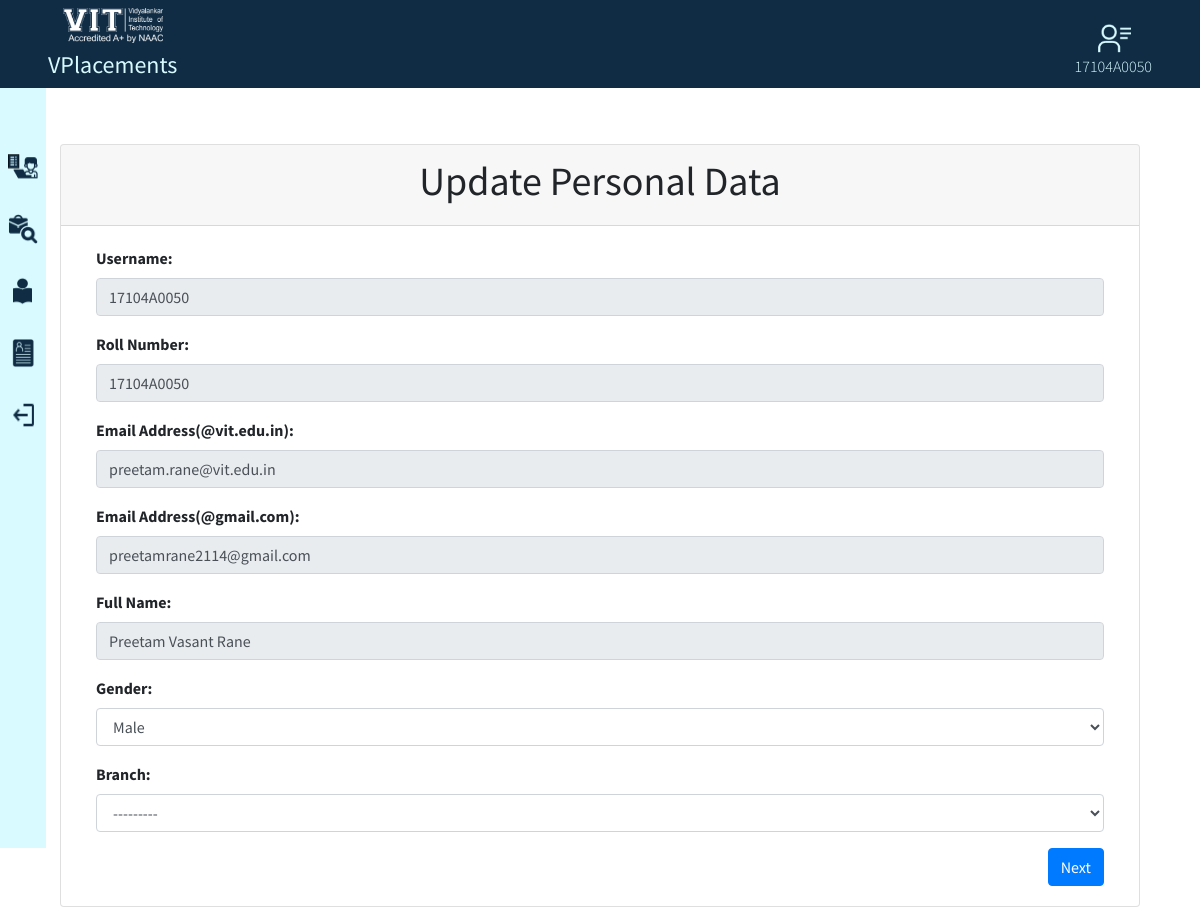
Page /student/update_personal/17104A0050/ (signed in) on the earlier database version.
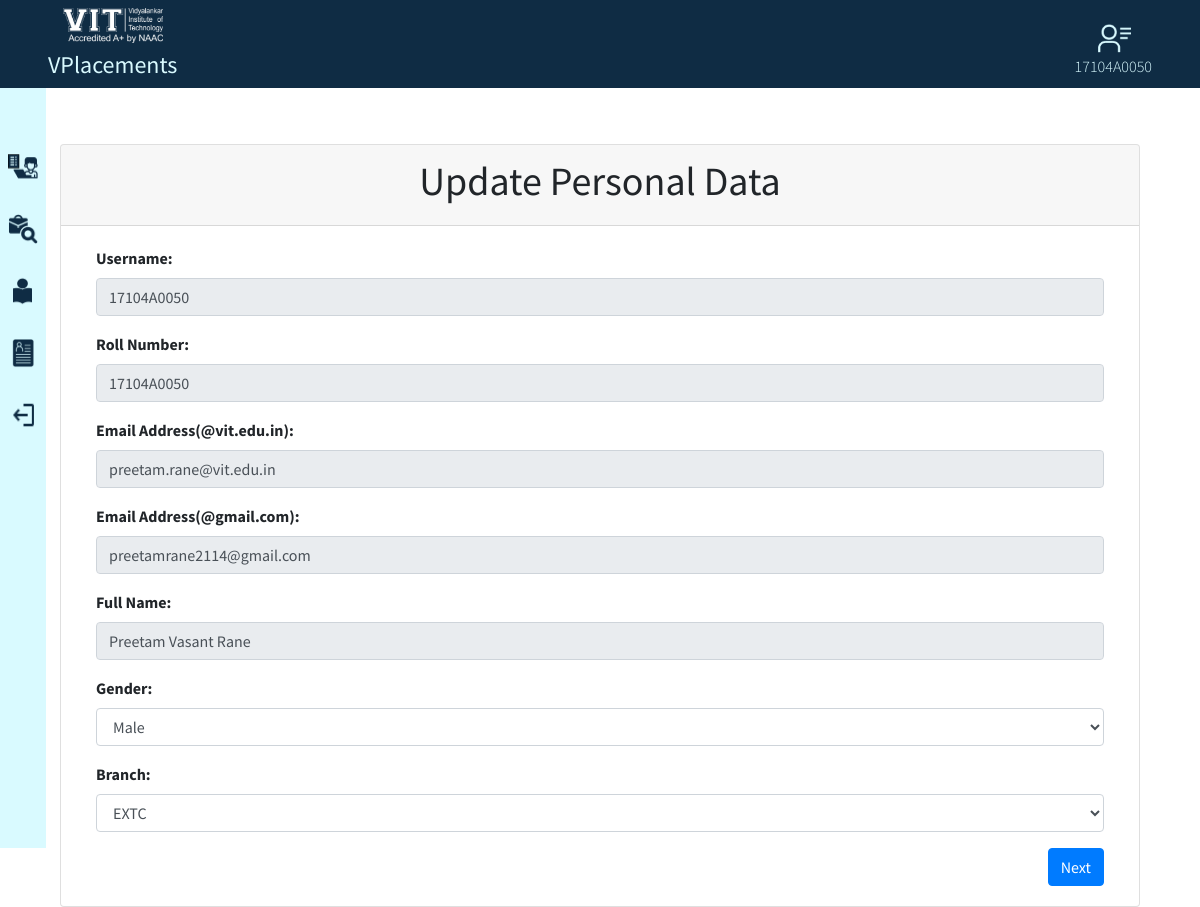
Same page on the later database version.
### DMS_Student/models.py (models this page shows, shortened)
class Student(models.Model):
    roll_no = models.CharField(primary_key=True ,max_length=20, null=False)
    phone = models.CharField(max_length=10, null=True)
    skills = models.TextField(max_length=500, null=False)
    age=models.IntegerField(validators=[MaxValueValidator(99)],null=True)
    gender=models.CharField(max_length=15,choices=sorted({
        ("Male","Male"),("Female","Female"),("Other","Other")
    }),null=True)
    branch=models.CharField(max_length=12,choices=sorted({
        ("INFT", "INFT"),("CMPN","CMPN"),("EXTC","EXTC"),("ETRX","ETRX"),("BIOM","BIOM")
    }),null=True)
    div=models.CharField(max_length=12,choices=sorted({
        ("A","A"),("B","B"),("C","C")
    }),null=True)
    corresponding_address=models.TextField(max_length=500,null=True)
    permanent_address=models.TextField(max_length=500,null=True)
    date_of_birth = models.DateField(null=True)
    gmail=models.EmailField(null=True)
    residence_phone= models.CharField(max_length=10, null=True)
    pan_card_no=models.CharField(max_length=10,null=True)
    aadhar_no=models.CharField(max_length=12,null=True)
    passport_no=models.CharField(max_length=9,null=True)
    year_of_graduation=models.CharField(max_length=4,null=True,db_index=True)
    disability=models.BooleanField(null=True)
    type_of_disability=models.CharField(max_length=100,null=True)
    father_name = models.CharField(max_length=50, null=True)
    mother_name=models.CharField(max_length=50,null=True)
    father_occupation=models.CharField(max_length=50,null=True)
    mother_occupation=models.CharField(max_length=50,null=True)
    co_curriculum_activities=models.CharField(max_length=100,null=True)
    extra_curriculum_activities=models.CharField(max_length=100,null=True)
    hobbies=models.CharField(max_length=150,null=True)
    profile_photo=models.URLField(null=True)
    resume=models.URLField(null=True)
    facebook=models.URLField(null=True)
    linkdin=models.URLField(null=True)
    github=models.URLField(null=True)
    other=models.CharField(max_length=150,null=True)
    is_email_verified=models.BooleanField(default=False,null=True)

### DMS_Student/views.py (the view, shortened to what this page needs)
# urls.py: path('student/update_personal/<str:pk>/', views.update_personal, name="update_personal"),
@login_required(login_url='login')
def update_personal(request, pk):
    student = Student.objects.get(roll_no=pk)
    user = User.objects.get(username=pk)
    student_form = StudentForm(instance=student)
    content = {'student_form':student_form, 'student':student, 'user':user}
    return render(request, 'student/update_personal.html', content)

### DMS_Student/form.py
class StudentForm(ModelForm):
    class Meta:
        model=Student
        fields='__all__'

### DMS_Student/templates/student/update_personal.html (shortened to what this page needs)
{% extends 'student/base.html' %}
{% load static %}
{% block content %}
<div class="container mt-5">
    <div class="card">
        <div class="card-header text-center">
            <h1>Update Personal Data</h1>
        </div>
        <div class="card-body">
            <form method="POST" action="{% url 'update_personal' user.username%}" enctype="multipart/form-data">
                <div class="container" id="first">
                    <div class="mb-3">
                        <label for="username"><strong>Username:</strong></label>
                        <input type="text" name="username" id="username" value="{{ user.username }}" disabled>
                    </div>
                    <div class="mb-3">
                        <label><strong>Roll Number:</strong></label>
                        {{student_form.roll_no}}
                    </div>
                    <div class="mb-3">
                        <label for="email"><strong>Email Address(@vit.edu.in):</strong></label>
                        <input type="text" name="email" id="email" value="{{ user.email }}" disabled>
                    </div>
                    <div class="mb-3">
                        <label><strong>Email Address(@gmail.com):</strong></label>
                        {{student_form.gmail}}
                    </div>
                    <div class="mb-3">
                        <label for="first_name"><strong>Full Name:</strong></label>
                        <input type="text" name="first_name" id="first_name" value="{{ user.first_name }}" disabled>
                    </div>
                    <div class="mb-3">
                        <label><strong>Gender:</strong></label>
                        {{student_form.gender}}
                    </div>
                    <div class="mb-3">
                        <label><strong>Branch:</strong></label>
                        {{student_form.branch}}
                    </div>
                    <div class="float-right">
                        <button type="button" id="next1" class="btn btn-primary">Next</button>
                    </div>
                </div>
            </form>
        </div>
    </div>
</div>
{% endblock %}

### DMS_Student/templates/student/base.html (shortened to what this page needs)
<!DOCTYPE html>
{% load static %}
<html lang="en">
<head>
  <link rel="stylesheet" href="https://maxcdn.bootstrapcdn.com/bootstrap/4.5.2/css/bootstrap.min.css">
  <link rel="stylesheet" href="{% static 'css/base.css'%}">
  <link rel="stylesheet" href="{% static 'css/navbar/upperBar.css'%}">
</head>
<body>
  {% include "student/upperNav.html" %}
    {% include "student/nav.html" %}
    <div class="container mt-5 pt-5" id="base">
      {% block content %}
      {% endblock %}
    </div>
</body>
</html>

### DMS_Student/templates/student/upperNav.html (shortened to what this page needs)
{% load static %}
<nav style="background-color: #0F2C44; height: auto;" id="upper-nav" class="py-2">
    <div class="d-flex justify-content-between">
        <span class="text-center">
            <img src="{% static 'images/vitLogo.png' %}" class="ml-5" width="100" height="35" alt="vit">
            <h4 style="color: #D9FAFF; font-weight: 400;" class="ml-5 mt-2 mb-0">VPlacements</h4>
        </span>
        <a href="{% url 'profile' %}" style="text-decoration: none;" class="text-center" style="cursor: pointer;"
            id="profile-btn">
            <img src="{% static 'images/carbon_user-profile.png' %}" class="mr-5 mt-3" width="35" height="30"
                alt="profile">
            <p style="color: #D9FAFF; font-weight: 300;" class="mb-0  mr-5">{{user.username}}</p>
        </a>
    </div>
</nav>

### DMS_Student/templates/student/nav.html (shortened to what this page needs)
{% load static %}
<nav class="side-nav" style="max-width: 16.666667%; height: 100vh; background-color: #D9FAFF;position: fixed; left: 0;"
  id="nav">
  <ul style="list-style: none;" class="mt-5 p-0 pt-3">
    <li class="nav-li nav-links-item mb-3 p-2">
    </li>
    <li class="nav-li nav-links-item mb-3 p-2">
      <div class="row">
        <div class="col-md-12 text-center">
          <img src="{% static 'images/internship.png' %}" class="nav-item-img" alt="img">
        </div>
      </div>
    </li>
    <li class="nav-li nav-links-item mb-3 p-2">
      <div class="row">
        <div class="col-md-12 text-center">
          <img src="{% static 'images/jobs.png' %}" class="nav-item-img" alt="img">
        </div>
      </div>
    </li>
    <li class="nav-li nav-links-item mb-3 p-2">
      <div class="row">
        <div class="col-md-12 text-center">
          <img src="{% static 'images/preparation.png' %}" style="width: 20px;" class="nav-item-img" alt="img">
        </div>
      </div>
    </li>
    <li class="nav-li nav-links-item mb-3 p-2">
      <div class="row">
        <div class="col-md-12 text-center">
          <img src="{% static 'images/application.png' %}" style="width: 23px;" class="nav-item-img" alt="img">
        </div>
      </div>
    </li>
    <li class="nav-li nav-links-item mb-3 p-2">
      <div class="row">
        <div class="col-md-12 text-center">
          <img src="{% static 'images/logout.png' %}" style="width: 25px;" class="nav-item-img" alt="img">
        </div>
      </div>
    </li>
  </ul>
</nav>

### static/css/base.css (style rules this page uses)
body { font-family: 'Source Sans Pro'; scroll-behavior: smooth; }

### static/css/navbar/upperBar.css (style rules this page uses)
#upper-nav { position: fixed; width: 100%; top: 0; z-index: 99; }

### DMS_Student/templates/student/nav.html (style rules this page uses)
.nav-links-item { color: #0F2C44; }
a { color: #0F2C44 !important; text-decoration: none; }
#nav { transition: all 10s ease-in-out; }
.nav-item-img { width: 30px; height: 30px; }

Differences in the rows shown:
changed Student "preetamrane2114@gmail.com": branch "---------" → "EXTC"
